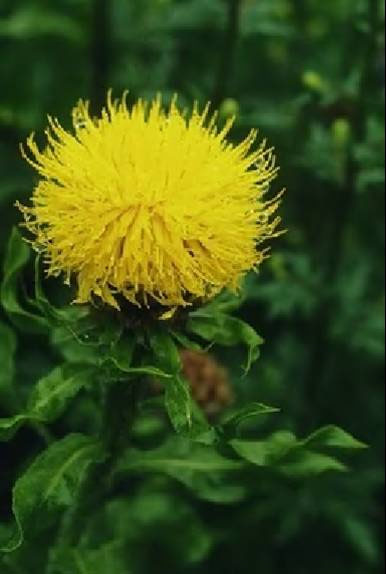
#> input picture DST/images/test6_src.png, 386 x 574 px
$ python produce_mask.py
#> lines starting #> are read from the running program, lines starting #| are printed output that depends on the picture; after the words box and inside, x2 and y2 are one past the last pixel; in counts of white or black regions, pixels touching at a corner belong together
import cv2
import numpy as np
import matplotlib.pyplot as plt

src = cv2.imread('./images/test6_src.png')
#> src is the input picture: shape (574, 386, 3); mean B, G, R 23.3, 78.8, 59.4
msk = np.zeros((640, 480))
msk[100:310, 25:280] = 255
cv2.imwrite('./images/test6_mask.png', msk)
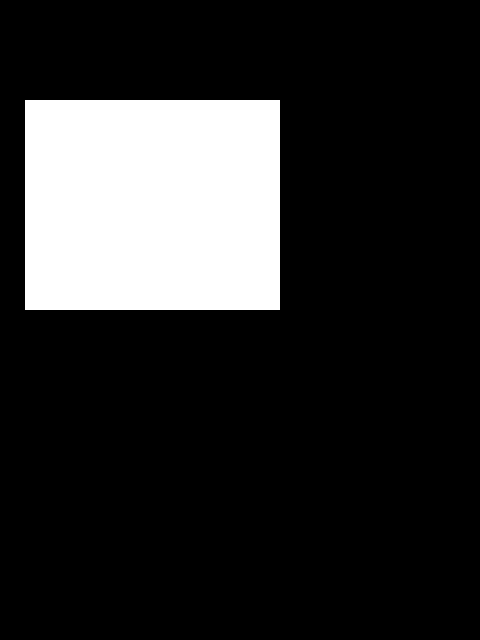
#> saved as test6_mask.png: shape (640, 480); 17.4% white; 1 white region, box (x1, y1, x2, y2) and area: (25, 100, 280, 310) 53550
plt.imshow(msk)
plt.show()
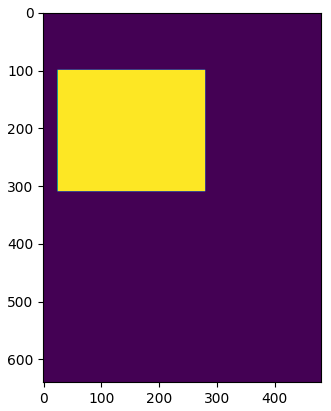
#> figure drawn by matplotlib, 1 panel
